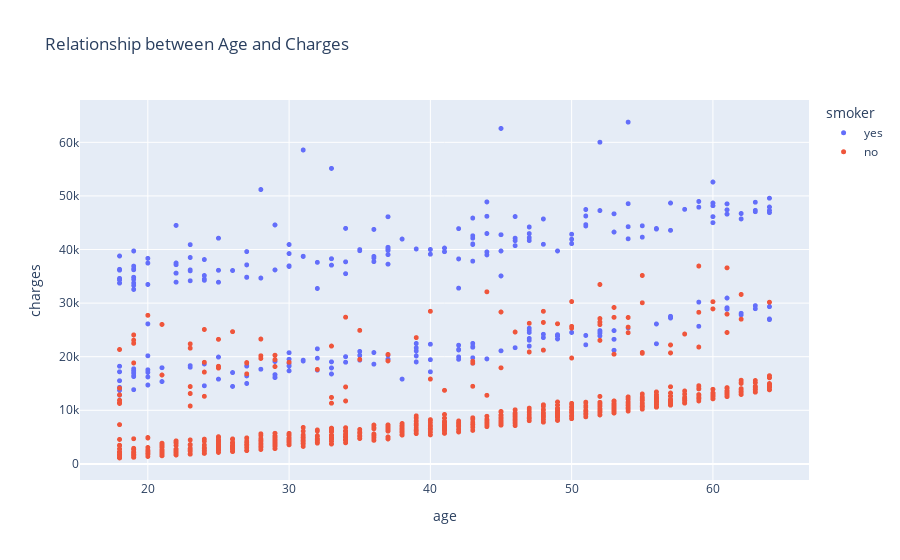

This figure's notebook cell:
### Markdown cell above
## Visualization between Age and Charges

### Code cell
df
fig = px.scatter(df,
                 x='age',
                 y='charges',
                 color='smoker',
                 title='Relationship between Age and Charges'
                 )
fig.update_traces(marker_size=5)
fig.show()

### Figure 1 — Plotly figure (JSON) as saved in the notebook; plotly's stock layout.template omitted (floating-point values rounded to 4 significant figures; data arrays with more than 128 entries replaced by an {"elided": "..."} marker saying what was removed)
{"data": [{"hovertemplate": "smoker=yes<br>age=%{x}<br>charges=%{y}<extra></extra>", "legendgroup": "yes", "marker": {"color": "#636efa", "size": 5, "symbol": "circle"}, "mode": "markers", "name": "yes", "showlegend": true, "type": "scattergl", "x": {"elided": "274 int values"}, "xaxis": "x", "y": {"elided": "274 float values"}, "yaxis": "y"}, {"hovertemplate": "smoker=no<br>age=%{x}<br>charges=%{y}<extra></extra>", "legendgroup": "no", "marker": {"color": "#EF553B", "size": 5, "symbol": "circle"}, "mode": "markers", "name": "no", "showlegend": true, "type": "scattergl", "x": {"elided": "1064 int values"}, "xaxis": "x", "y": {"elided": "1064 float values"}, "yaxis": "y"}], "layout": {"legend": {"title": {"text": "smoker"}, "tracegroupgap": 0}, "title": {"text": "Relationship between Age and Charges"}, "xaxis": {"anchor": "y", "domain": [0, 1], "title": {"text": "age"}}, "yaxis": {"anchor": "x", "domain": [0, 1], "title": {"text": "charges"}}}}
